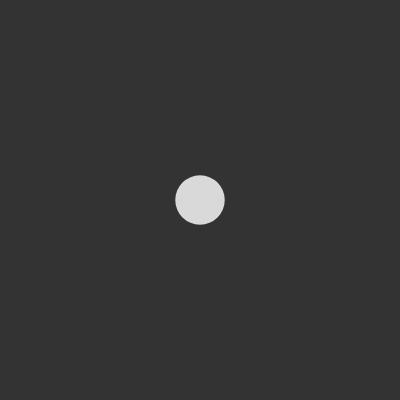
Frame 1 (no input)
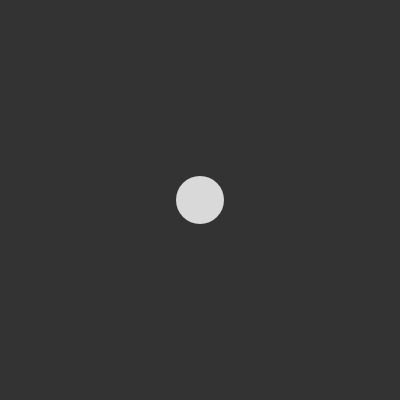
Frame 60 (no input)
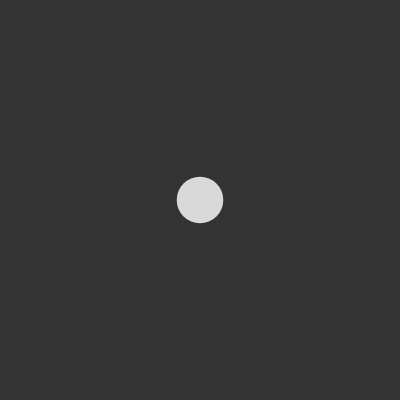
Frame 120 (the mouse pressed at the canvas centre since frame 60)

The p5.js sketch that drew these frames (run headless with seeded random() and noise() and a simulated clock; from frame 60 on, the mouse is pressed at the canvas centre):

// p5.js sketch
// ── sketch.js
let pulse, isPulse = false;

function setup() {
	createCanvas(400, 400);

	pulse = new Pulse(width * 0.5, height * 0.5, 0.5, 0.1, 33);
}

function draw() {
	background(51);

	pulse.render();
}

class Pulse {
	constructor(_x, _y, _sScl, _fScl, _r) {
		this.pos = createVector(_x, _y);
		this.sScl = _sScl;
		this.fScl = _fScl;
		this.r = _r;
		this.alph = 0;
	}

	update() {
		if (isPulse) {
			this.sScl += 0.9;
			this.alph += 1.5;
			this.fScl += 0.1;
		} else {
			this.sScl -= 0.9;
			this.alph = 0;
			this.fScl -= 0.1;
		}

		if (this.sScl <= 0.0) {
			this.sScl = 0.0;
			isPulse = !isPulse;
		}

		if (this.sScl >= 33) {
			this.sScl = 33;
			isPulse = !isPulse;
		}

		return this;
	}

	rollOver() {
		let d = dist(this.pos.x, this.pos.y, mouseX, mouseY);

		if (d <= this.r * 0.5) {
			return true;
		} else {
			return false;
		}
	}

	display() {
		push();
		stroke(217, this.alph / 2);
		strokeWeight(3);
		fill(217, (this.alph) / 3);
		ellipse(this.pos.x, this.pos.y, this.r + this.sScl);
		pop();

		push();
		fill(217);
		noStroke();
		ellipse(this.pos.x, this.pos.y, (this.r * 1.5) - this.fScl);
		pop();
		return this;
	}

	render() {
		return this.update().display();
	}
}
